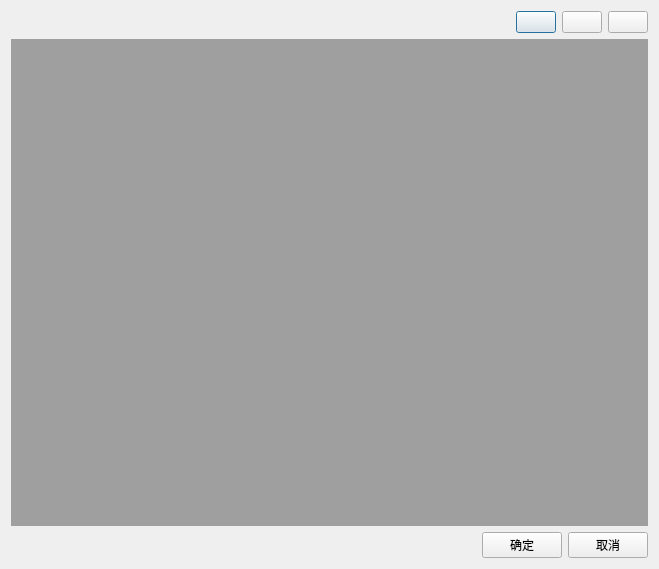
<?xml version="1.0" encoding="UTF-8"?>
<ui version="4.0">
 <class>LotsDialog</class>
 <widget class="QDialog" name="LotsDialog">
  <property name="geometry">
   <rect>
    <x>0</x>
    <y>0</y>
    <width>659</width>
    <height>569</height>
   </rect>
  </property>
  <property name="windowTitle">
   <string>签池</string>
  </property>
  <property name="windowIcon">
   <iconset resource="QWMainWindow.qrc">
    <normaloff>:/QWMainWindow/images/列表.png</normaloff>:/QWMainWindow/images/列表.png</iconset>
  </property>
  <layout class="QVBoxLayout" name="verticalLayout">
   <item>
    <layout class="QHBoxLayout" name="horizontalLayout_2">
     <item>
      <widget class="QLabel" name="lotsCountLabel">
       <property name="text">
        <string/>
       </property>
      </widget>
     </item>
     <item>
      <spacer name="horizontalSpacer">
       <property name="orientation">
        <enum>Qt::Horizontal</enum>
       </property>
       <property name="sizeHint" stdset="0">
        <size>
         <width>40</width>
         <height>20</height>
        </size>
       </property>
      </spacer>
     </item>
     <item>
      <widget class="QPushButton" name="btnAdd">
       <property name="text">
        <string/>
       </property>
       <property name="icon">
        <iconset resource="QWMainWindow.qrc">
         <normaloff>:/QWMainWindow/images/添加.png</normaloff>:/QWMainWindow/images/添加.png</iconset>
       </property>
      </widget>
     </item>
     <item>
      <widget class="QPushButton" name="btnRename">
       <property name="text">
        <string/>
       </property>
       <property name="icon">
        <iconset resource="QWMainWindow.qrc">
         <normaloff>:/QWMainWindow/images/重命名.png</normaloff>:/QWMainWindow/images/重命名.png</iconset>
       </property>
      </widget>
     </item>
     <item>
      <widget class="QPushButton" name="btnRemove">
       <property name="text">
        <string/>
       </property>
       <property name="icon">
        <iconset resource="QWMainWindow.qrc">
         <normaloff>:/QWMainWindow/images/删除.png</normaloff>:/QWMainWindow/images/删除.png</iconset>
       </property>
      </widget>
     </item>
    </layout>
   </item>
   <item>
    <widget class="QMdiArea" name="mdiArea"/>
   </item>
   <item>
    <layout class="QHBoxLayout" name="horizontalLayout">
     <item>
      <spacer name="horizontalSpacer_2">
       <property name="orientation">
        <enum>Qt::Horizontal</enum>
       </property>
       <property name="sizeHint" stdset="0">
        <size>
         <width>40</width>
         <height>20</height>
        </size>
       </property>
      </spacer>
     </item>
     <item>
      <widget class="QPushButton" name="btnOk">
       <property name="text">
        <string>确定</string>
       </property>
      </widget>
     </item>
     <item>
      <widget class="QPushButton" name="btnCancel">
       <property name="text">
        <string>取消</string>
       </property>
      </widget>
     </item>
    </layout>
   </item>
  </layout>
 </widget>
 <layoutdefault spacing="6" margin="11"/>
 <resources>
  <include location="QWMainWindow.qrc"/>
 </resources>
 <connections>
  <connection>
   <sender>btnOk</sender>
   <signal>clicked()</signal>
   <receiver>LotsDialog</receiver>
   <slot>accept()</slot>
   <hints>
    <hint type="sourcelabel">
     <x>361</x>
     <y>394</y>
    </hint>
    <hint type="destinationlabel">
     <x>259</x>
     <y>210</y>
    </hint>
   </hints>
  </connection>
  <connection>
   <sender>btnCancel</sender>
   <signal>clicked()</signal>
   <receiver>LotsDialog</receiver>
   <slot>reject()</slot>
   <hints>
    <hint type="sourcelabel">
     <x>461</x>
     <y>394</y>
    </hint>
    <hint type="destinationlabel">
     <x>259</x>
     <y>210</y>
    </hint>
   </hints>
  </connection>
 </connections>
</ui>
